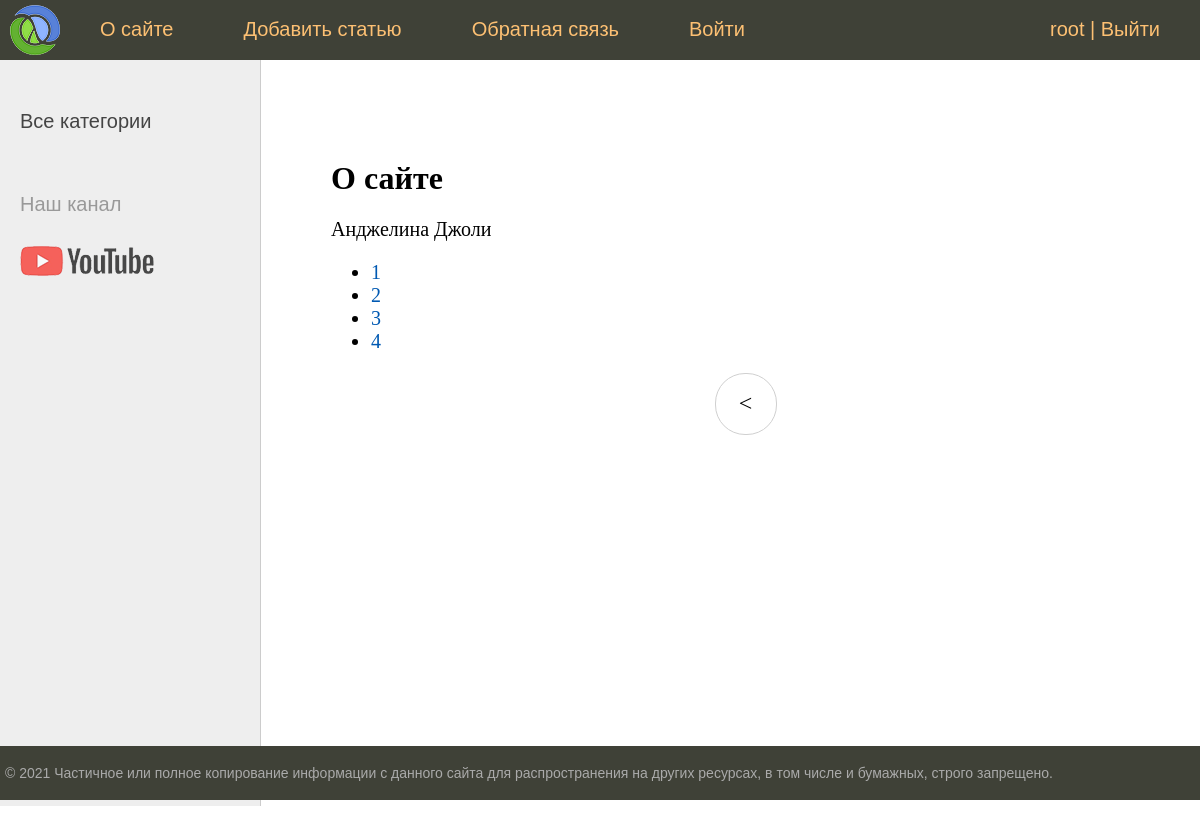
The page /about/?page=4 (signed in) on the database as committed earlier.
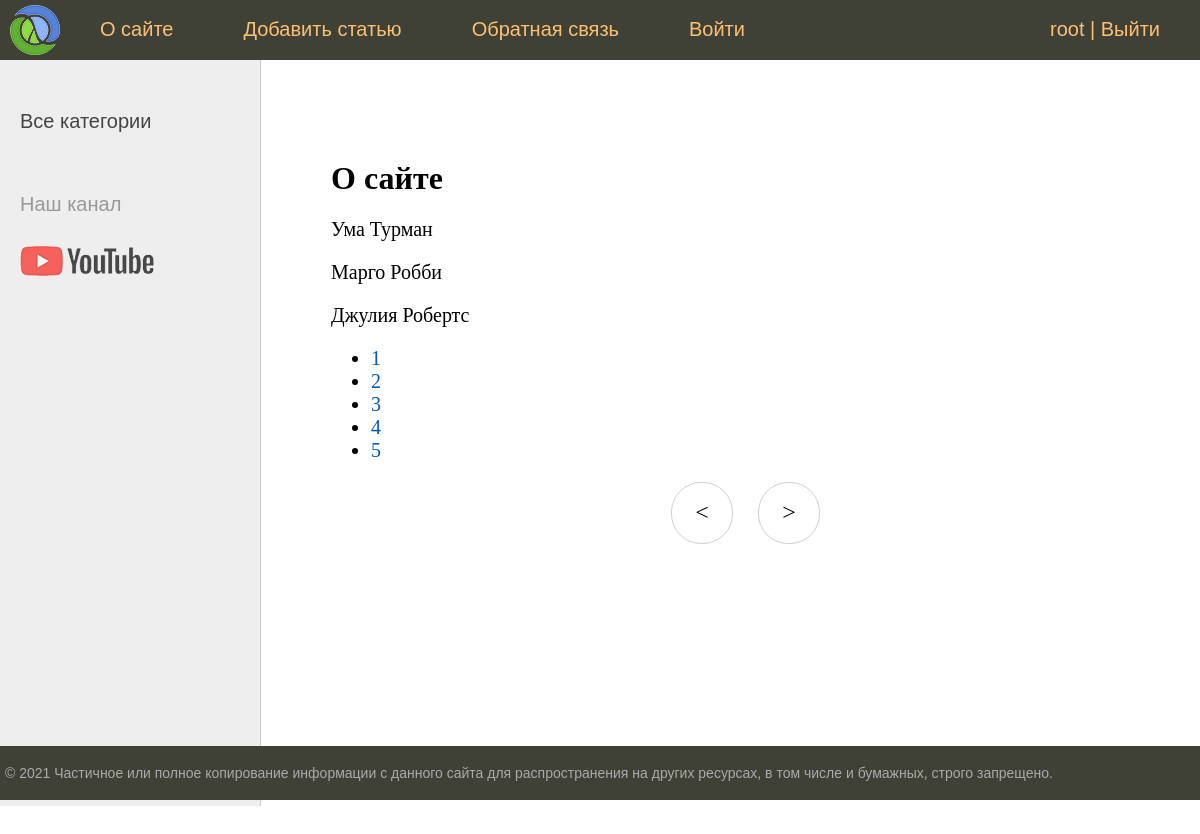
The same page on the database as committed later.
### women/models.py (models this page shows, shortened)
class Women(models.Model):
    title = models.CharField(max_length=255, verbose_name="Заголовок")
    slug = models.SlugField(max_length=255, unique=True, db_index=True, verbose_name="URL")
    content = models.TextField(blank=True, verbose_name="Текст статьи")
    photo = models.ImageField(upload_to="photos/%Y/%m/%d/", verbose_name="Фото")
    time_create = models.DateTimeField(auto_now_add=True, verbose_name="Время создания")
    time_update = models.DateTimeField(auto_now=True, verbose_name="Время изменения")
    is_published = models.BooleanField(default=True, verbose_name="Публикация")
    cat = models.ForeignKey('Category', on_delete=models.PROTECT, verbose_name="Категории")
    def __str__(self):
        return self.title
    class Meta:
        verbose_name = 'Известные женщины'
        verbose_name_plural = 'Известные женщины'
        ordering = ['-time_create', 'title']

### women/views.py (the view)
# urls.py: path('about/', about, name='about'),
@login_required
def about(request):
    contact_list = Women.objects.all()
    paginator = Paginator(contact_list, 3)  # По 3 элемента спсика на каждой странице
    page_number = request.GET.get('page')  # Принимает номер страницы
    page_obj = paginator.get_page(page_number)  # Формирует объект-список элементов текущей страницы
    return render(request, 'women/about.html', {'page_obj': page_obj, 'menu': menu, 'title': 'О сайте'})

### women/models.py (called while the page is built)
    def get_absolute_url(self):
        return reverse('category', kwargs={'cat_slug': self.slug})

### women/templatetags/women_tags.py (called while the page is built)
@register.inclusion_tag('women/list_categories.html')
def show_categories(sort=None, cat_selected=0):
    if not sort:
        cats = Category.objects.all()
    else:
        cats = Category.objects.order_by(sort)
    return {"cats": cats, "cat_selected": cat_selected}

### women/templates/women/about.html
{% extends 'women/base.html' %}
{% block content %}
<h1>{{title}}</h1>
{% for contact in page_obj %}
<p>{{ contact }}</p>
{% endfor %}
<nav>
    <ul>
        {% for p in page_obj.paginator.page_range %}
        <li>
            <a href="?page={{ p }}">{{ p }}</a>
        </li>
        {% endfor %}
    </ul>
</nav>
{% endblock %}

### women/templates/women/base.html (shortened to what this page needs)
{% load static %}
{% load women_tags %}
<!DOCTYPE html>
<html>
<head>
	<link type="text/css" href="{% static 'women/css/styles.css' %}" rel="stylesheet" />
</head>
<body>
<table class="table-page" border=0 cellpadding="0" cellspacing="0">
<tr><td valign=top>
{% block mainmenu %}
    <div class="header">
        <ul id="mainmenu" class="mainmenu">
            <li class="logo"><a href="{% url 'home' %}"><div class="logo"></div></a></li>
            {% for m in menu %}
            <li><a href="{% url m.url_name %}">{{m.title}}</a></li>
            {% endfor %}
            {% if request.user.is_authenticated %}
            <li class="last"> {{user.username}} | <a href="{% url 'logout' %}">Выйти</a></li>
            {% else %}
            <li class="last"><a href="{% url 'register' %}">Регистрация</a> | <a href="{% url 'login' %}">Войти</a></li>
            {% endif %}
        </ul>
    </div>
{% endblock mainmenu %}
<table class="table-content" border=0 cellpadding="0" cellspacing="0">
<tr>
{% load cache %}
<td valign="top" class="left-chapters">
	<ul id="leftchapters">
        {% if cat_selected == 0 %}
		<li class="selected">Все категории</li>
        {% else %}
		<li><a href="{% url 'home' %}">Все категории</a></li>
        {% endif %}
		<li class="share">
		<p>Наш канал</p>
		<a class="share-yt" href="https://www.youtube.com/channel/UClJzWfGWuGJL2t-3dYKcHTA/playlists" target="_blank" rel="nofollow"></a>
		</li>
	</ul>
</td>
<td valign="top" class="content">
	<div class="content-text">
{% block content %}
{% endblock %}
{% if page_obj.has_other_pages %}
<nav class="list-pages">
    <ul>
        {% if page_obj.has_previous %}
        <li class="page-num">
            <a href="?page={{ page_obj.previous_page_number }}">&lt;</a>
        </li>
        {% endif %}
        {% if page_obj.has_next %}
        <li class="page-num">
            <a href="?page={{ page_obj.next_page_number }}">&gt;</a>
        </li>
        {% endif %}
    </ul>
</nav>
{% endif %}
	</div>
</td></tr></table>
</td></tr>
<tr><td valign=top>
	<div id="footer">
		<p>&copy; 2021 Частичное или полное копирование информации с данного сайта для распространения на других ресурсах, в том числе и бумажных, строго запрещено.</p>
	</div>
</td></tr></table>
</body>
</html>

Rows that differ between the two databases and show on the page:
no longer on this page (row edited): Women: title "Анджелина Джоли"
now on this page (row unchanged): Women: title "Ума Турман"
now on this page (row unchanged): Women: title "Марго Робби"
now on this page (row unchanged): Women: title "Джулия Робертс"
Other text that changed with them:
new list line: "5"
